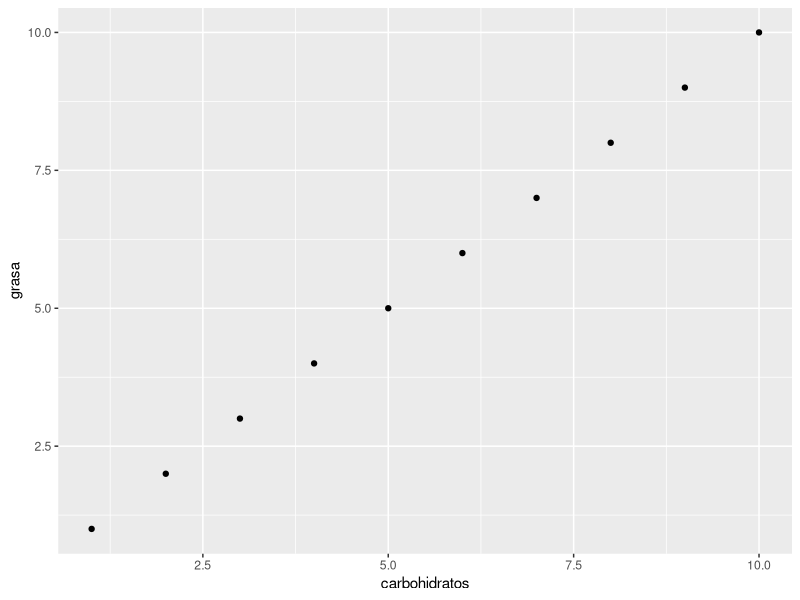
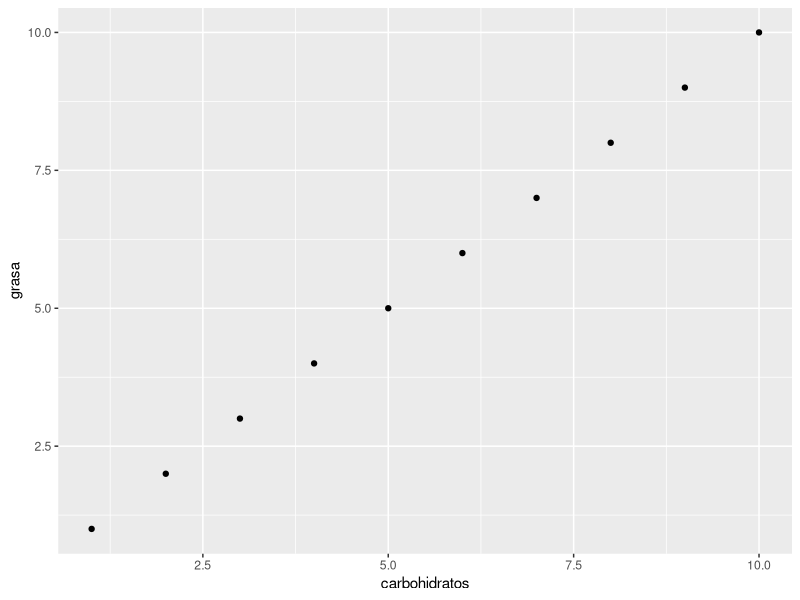
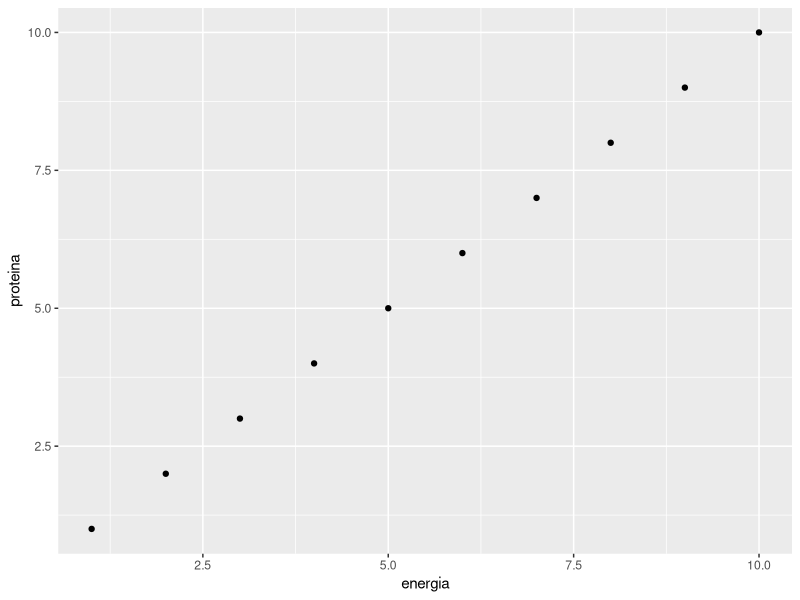
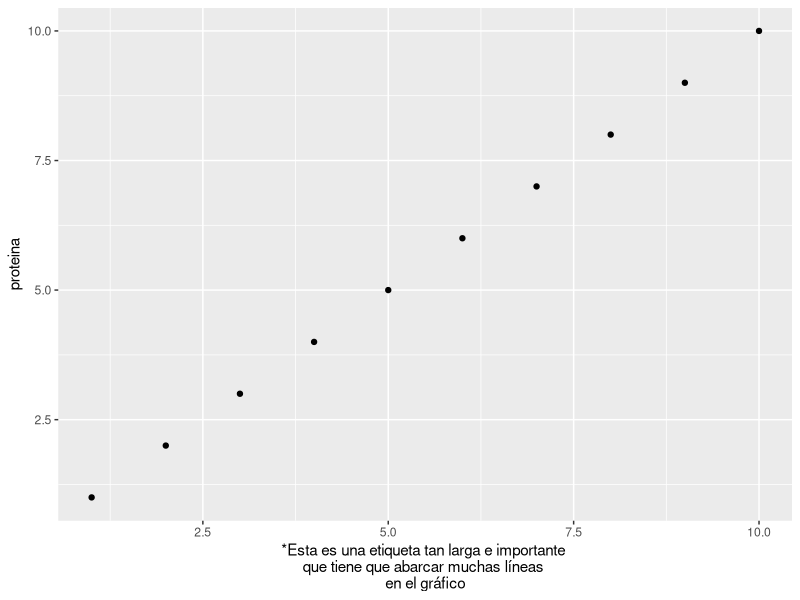
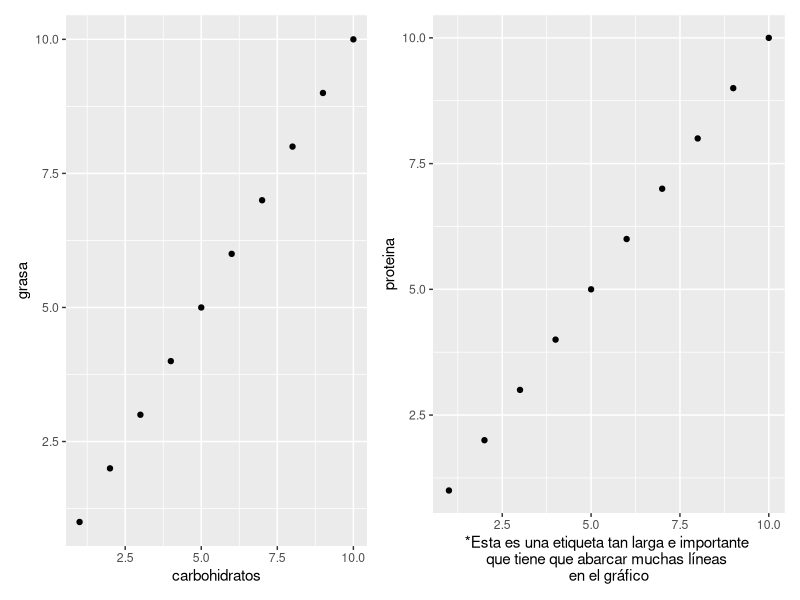

Reproduce these figures in R, in order.
library(ggplot2)
library(patchwork)

cafeteria <- data.frame(carbohidratos = 1:10, grasa = 1:10, energia = 1:10, proteina = 1:10)
grasaCarb <- ggplot(cafeteria, aes(carbohidratos, grasa)) + geom_point()
protEnergia <- ggplot(cafeteria, aes(energia, proteina)) + geom_point()

protEnergia_mod <- protEnergia + labs(x = "*Esta es una etiqueta tan larga e importante \nque tiene que abarcar muchas líneas \nen el gráfico")

cat("Original classes:\n")
print(class(grasaCarb))

grasaCarb_fix <- grasaCarb
class(grasaCarb_fix) <- c("ggplot", "gg")

cat("\nFixed classes:\n")
print(class(grasaCarb_fix))

tryCatch({
    res <- free(grasaCarb_fix) | protEnergia_mod
    print("Success with fixed classes")
}, error = function(e) {
    cat("Error with fixed classes:\n")
    print(e)
})
